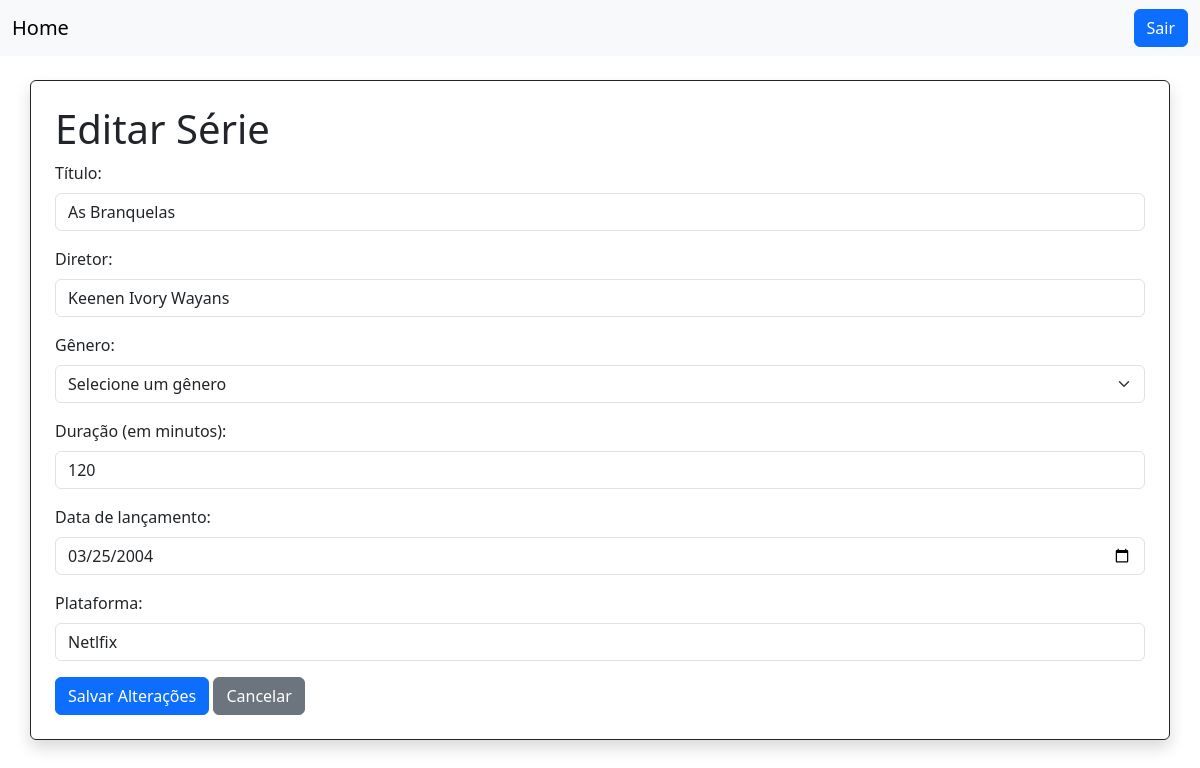
Screenshot of /filmes/edit.php?id=7 (signed in) with the database file from the repository.
### tables this page shows
CREATE TABLE `filmes` (
  `id` int(11) NOT NULL,
  `titulo` varchar(155) NOT NULL,
  `diretor` varchar(155) NOT NULL,
  `genero` varchar(155) NOT NULL,
  `duracao` float NOT NULL,
  `lancamento` date NOT NULL,
  `plataforma` varchar(100) NOT NULL,
  `genero_id` int(11) DEFAULT NULL
);

### filmes/edit.php (the view, shortened to what this page needs)
<?php
require_once '../db_connection.php';
$id = $_GET['id'] ?? null;
$sql = "SELECT * FROM filmes WHERE id = $id";
$resultado = mysqli_query($con, $sql);
if (mysqli_num_rows($resultado) == 1) {
    $filme = mysqli_fetch_assoc($resultado);
} else {
    header("location: index.php");
    exit;
}
?>
<!DOCTYPE html>
<html lang="pt-BR">
<head>
    <link href="https://cdn.jsdelivr.net/npm/bootstrap@5.3.7/dist/css/bootstrap.min.css" rel="stylesheet">
</head>
<body>
<nav class="navbar navbar-expand-lg navbar-light bg-light">
    <div class="container-fluid">
        <a class="navbar-brand" href="index.php">Home</a>
        <a href="#" class="btn btn-primary">Sair</a>
    </div>
</nav>
<div class="container border border-1 border-dark rounded p-4 my-4 shadow">
    <h1>Editar Série</h1>
    <form action="proc_form.php" method="POST">
        <div class="mb-3">
            <label for="titulo" class="form-label">Título:</label>
            <input
                type="text"
                name="titulo"
                class="form-control"
                value="<?= htmlspecialchars($filme['titulo']) ?>"
                required>
        </div>
        <div class="mb-3">
            <label for="diretor" class="form-label">Diretor:</label>
            <input
                type="text"
                name="diretor"
                class="form-control"
                value="<?= htmlspecialchars($filme['diretor']) ?>"
                required>
        </div>
        <div class="mb-3">
            <label for="genero_id" class="form-label">Gênero:</label>
            <select name="genero_id" class="form-select" required>
                <option value="">Selecione um gênero</option>
            </select>
        </div>
        <div class="mb-3">
            <label for="duracao" class="form-label">Duração (em minutos):</label>
            <input
                type="number"
                name="duracao"
                class="form-control"
                value="<?= $filme['duracao'] ?>"
                required>
        </div>
        <div class="mb-3">
            <label for="lancamento" class="form-label">Data de lançamento:</label>
            <input
                type="date"
                name="lancamento"
                class="form-control"
                value="<?= $filme['lancamento'] ?>"
                required>
        </div>
        <div class="mb-3">
            <label for="plataforma" class="form-label">Plataforma:</label>
            <input
                type="text"
                name="plataforma"
                class="form-control"
                value="<?= htmlspecialchars($filme['plataforma']) ?>"
                required>
        </div>
        <button type="submit" class="btn btn-primary">Salvar Alterações</button>
        <a href="index.php" class="btn btn-secondary">Cancelar</a>
    </form>
</div>
</body>
</html>

### rows the page displays
filmes: titulo "As Branquelas", diretor "Keenen Ivory Wayans", duracao "120", lancamento "03/25/2004", plataforma "Netlfix"
